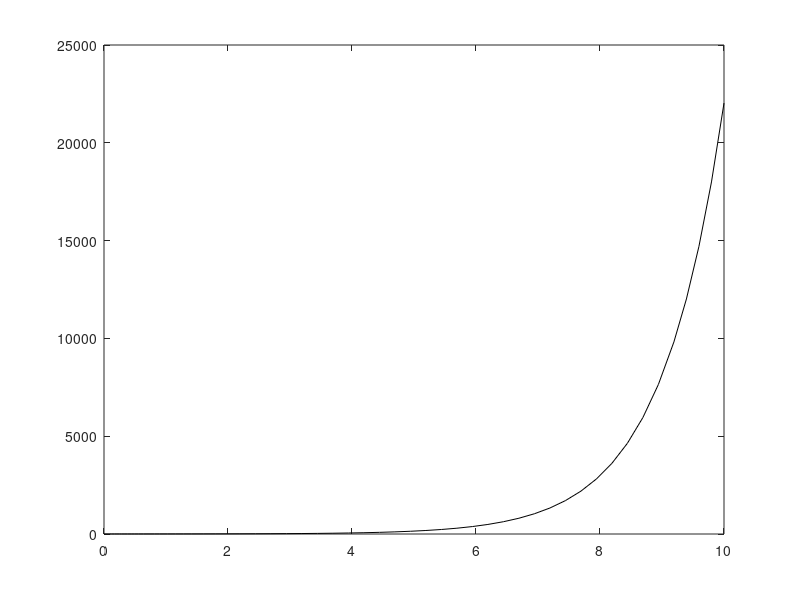

The MATLAB source for this figure:
clear all; close all; clc;

% Solve the ODE x' = 1x with x(0) = 1
% from t=0 to t=10
f = @(t, x)(1 * x);

t0 = 0;
tf = 10;
tspan = [t0, tf];
x0 = 1;

[T, X] = ode45(f, tspan, x0);
plot(T, X, 'k')

% Can produce more points.  This makes the plot
% smoother, but does NOT increase the accruacy
tspan = linspace(t0, tf, 1000);
[Tplot, Xplot] = ode45(f, tspan, x0);
plot(T, X, 'k')